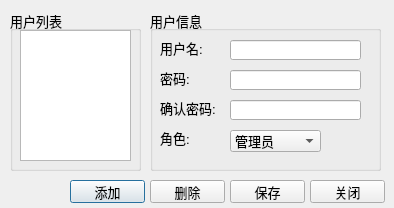
<?xml version="1.0" encoding="UTF-8"?>
<ui version="4.0">
 <class>CDialog_user</class>
 <widget class="QDialog" name="CDialog_user">
  <property name="geometry">
   <rect>
    <x>0</x>
    <y>0</y>
    <width>394</width>
    <height>208</height>
   </rect>
  </property>
  <property name="font">
   <font>
    <pointsize>10</pointsize>
   </font>
  </property>
  <property name="windowTitle">
   <string>用户</string>
  </property>
  <widget class="QGroupBox" name="groupBox_list">
   <property name="geometry">
    <rect>
     <x>10</x>
     <y>10</y>
     <width>131</width>
     <height>161</height>
    </rect>
   </property>
   <property name="title">
    <string>用户列表</string>
   </property>
   <widget class="QListWidget" name="listWidget">
    <property name="geometry">
     <rect>
      <x>10</x>
      <y>20</y>
      <width>111</width>
      <height>131</height>
     </rect>
    </property>
   </widget>
  </widget>
  <widget class="QGroupBox" name="groupBox_info">
   <property name="geometry">
    <rect>
     <x>150</x>
     <y>10</y>
     <width>231</width>
     <height>161</height>
    </rect>
   </property>
   <property name="title">
    <string>用户信息</string>
   </property>
   <widget class="QLabel" name="label_username">
    <property name="geometry">
     <rect>
      <x>10</x>
      <y>30</y>
      <width>54</width>
      <height>16</height>
     </rect>
    </property>
    <property name="text">
     <string>用户名:</string>
    </property>
   </widget>
   <widget class="QLineEdit" name="lineEdit_username">
    <property name="geometry">
     <rect>
      <x>80</x>
      <y>30</y>
      <width>131</width>
      <height>20</height>
     </rect>
    </property>
   </widget>
   <widget class="QLabel" name="label_password">
    <property name="geometry">
     <rect>
      <x>10</x>
      <y>60</y>
      <width>54</width>
      <height>16</height>
     </rect>
    </property>
    <property name="text">
     <string>密码:</string>
    </property>
   </widget>
   <widget class="QLineEdit" name="lineEdit_password">
    <property name="geometry">
     <rect>
      <x>80</x>
      <y>60</y>
      <width>131</width>
      <height>20</height>
     </rect>
    </property>
    <property name="echoMode">
     <enum>QLineEdit::Password</enum>
    </property>
   </widget>
   <widget class="QLabel" name="label_confirm">
    <property name="geometry">
     <rect>
      <x>10</x>
      <y>90</y>
      <width>61</width>
      <height>16</height>
     </rect>
    </property>
    <property name="text">
     <string>确认密码:</string>
    </property>
   </widget>
   <widget class="QLineEdit" name="lineEdit_confirm">
    <property name="geometry">
     <rect>
      <x>80</x>
      <y>90</y>
      <width>131</width>
      <height>20</height>
     </rect>
    </property>
    <property name="echoMode">
     <enum>QLineEdit::Password</enum>
    </property>
   </widget>
   <widget class="QLabel" name="label_actor">
    <property name="geometry">
     <rect>
      <x>10</x>
      <y>120</y>
      <width>61</width>
      <height>16</height>
     </rect>
    </property>
    <property name="text">
     <string>角色:</string>
    </property>
   </widget>
   <widget class="QComboBox" name="comboBox_actor">
    <property name="geometry">
     <rect>
      <x>80</x>
      <y>120</y>
      <width>91</width>
      <height>22</height>
     </rect>
    </property>
    <item>
     <property name="text">
      <string>管理员</string>
     </property>
    </item>
    <item>
     <property name="text">
      <string>工程师</string>
     </property>
    </item>
    <item>
     <property name="text">
      <string>操作员</string>
     </property>
    </item>
   </widget>
  </widget>
  <widget class="QPushButton" name="pushButton_add">
   <property name="geometry">
    <rect>
     <x>70</x>
     <y>180</y>
     <width>75</width>
     <height>23</height>
    </rect>
   </property>
   <property name="text">
    <string>添加</string>
   </property>
  </widget>
  <widget class="QPushButton" name="pushButton_del">
   <property name="geometry">
    <rect>
     <x>150</x>
     <y>180</y>
     <width>75</width>
     <height>23</height>
    </rect>
   </property>
   <property name="text">
    <string>删除</string>
   </property>
  </widget>
  <widget class="QPushButton" name="pushButton_save">
   <property name="geometry">
    <rect>
     <x>230</x>
     <y>180</y>
     <width>75</width>
     <height>23</height>
    </rect>
   </property>
   <property name="text">
    <string>保存</string>
   </property>
  </widget>
  <widget class="QPushButton" name="pushButton_close">
   <property name="geometry">
    <rect>
     <x>310</x>
     <y>180</y>
     <width>75</width>
     <height>23</height>
    </rect>
   </property>
   <property name="text">
    <string>关闭</string>
   </property>
  </widget>
 </widget>
 <tabstops>
  <tabstop>listWidget</tabstop>
  <tabstop>lineEdit_username</tabstop>
  <tabstop>lineEdit_password</tabstop>
  <tabstop>lineEdit_confirm</tabstop>
  <tabstop>comboBox_actor</tabstop>
  <tabstop>pushButton_add</tabstop>
  <tabstop>pushButton_del</tabstop>
 </tabstops>
 <resources/>
 <connections/>
</ui>
